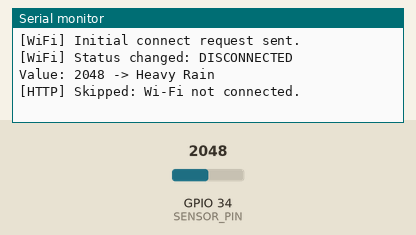
Recording of a sketch running on a simulated ESP32. Parts: the last lines printed to the serial monitor. The test bench sets the inputs (shaded band); at power-on: GPIO 34 (SENSOR_PIN) = 2048. WiFi joins after 1.5 s; servers stay silent unless stated; uploads are accepted with an empty reply.

Above: at 1.5 s.
1.6 s: GPIO 34 (SENSOR_PIN) set to 2138
At 3.1 s:
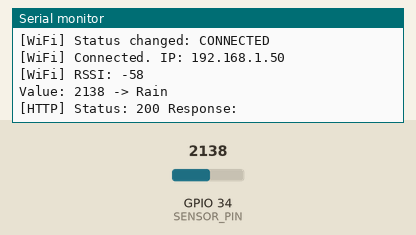
3.3 s: GPIO 34 (SENSOR_PIN) set to 2840
At 3.56 s:
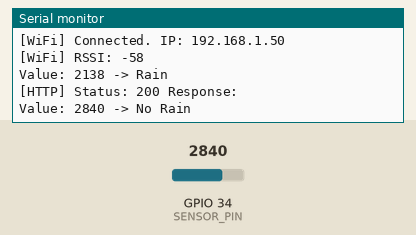

Measured:
- the behaviour switches between 2100 and 2101 on GPIO 34 (SENSOR_PIN) (found by bisection; images 0 and 1)
- after the input at 1.6 s, the serial monitor: prints a new line after 0.81 s (image 1)
- after the input at 3.3 s, the serial monitor: prints a new line after 0.11 s (image 2)

The sketch:

esp32-rain-http.ino
```cpp
/*
  ESP32 + Rain Sensor (analog)
  Direct Wi-Fi HTTP posting to Laravel API.
*/

#include <WiFi.h>
#include <WiFiClientSecure.h>
#include <HTTPClient.h>

const int SENSOR_PIN = 34;

// Wi-Fi credentials
const char* WIFI_SSID = "Sanspenyu";
const char* WIFI_PASSWORD = "ayam1234";

// Laravel API settings
const char* API_URL = "https://aquwatch.org/api/ingest/rain";
const char* SENSOR_TOKEN = "aqw_1f8d7a9b3c4e6f2a91d0b7e5c3a8f6d4b2c9e1a7f3d5b8c0";
const char* SENSOR_ID = "rain-esp32-01";

const uint32_t SAMPLE_INTERVAL_MS = 1000;
const uint32_t WIFI_RETRY_MS = 10000;

uint32_t lastSampleMs = 0;
uint32_t lastWifiRetryMs = 0;
wl_status_t lastWifiStatus = WL_IDLE_STATUS;

const char* wifiStatusText(wl_status_t status) {
  switch (status) {
    case WL_IDLE_STATUS: return "IDLE";
    case WL_NO_SSID_AVAIL: return "NO_SSID_AVAIL";
    case WL_SCAN_COMPLETED: return "SCAN_COMPLETED";
    case WL_CONNECTED: return "CONNECTED";
    case WL_CONNECT_FAILED: return "CONNECT_FAILED";
    case WL_CONNECTION_LOST: return "CONNECTION_LOST";
    case WL_DISCONNECTED: return "DISCONNECTED";
    default: return "UNKNOWN";
  }
}

void connectWifiIfNeeded() {
  wl_status_t status = WiFi.status();

  if (status != lastWifiStatus) {
    Serial.print("[WiFi] Status changed: ");
    Serial.println(wifiStatusText(status));
    lastWifiStatus = status;

    if (status == WL_CONNECTED) {
      Serial.print("[WiFi] Connected. IP: ");
      Serial.println(WiFi.localIP());
      Serial.print("[WiFi] RSSI: ");
      Serial.println(WiFi.RSSI());
    }
  }

  if (status == WL_CONNECTED) {
    return;
  }

  uint32_t now = millis();
  if (now - lastWifiRetryMs < WIFI_RETRY_MS) {
    return;
  }

  lastWifiRetryMs = now;
  Serial.print("[WiFi] Connecting to ");
  Serial.print(WIFI_SSID);
  Serial.print(" (state: ");
  Serial.print(wifiStatusText(status));
  Serial.println(")...");
  WiFi.disconnect(true, false);
  WiFi.begin(WIFI_SSID, WIFI_PASSWORD);
}

const char* classifyRain(int value) {
  if (value > 2800) {
    return "no_rain";
  }
  if (value > 2100) {
    return "rain";
  }
  return "heavy_rain";
}

void postRainReading(int analogValue, const char* intensityLevel) {
  if (WiFi.status() != WL_CONNECTED) {
    Serial.println("[HTTP] Skipped: Wi-Fi not connected.");
    return;
  }

  WiFiClientSecure client;
  client.setInsecure();

  HTTPClient http;
  http.setConnectTimeout(6000);
  http.setTimeout(6000);
  http.begin(client, API_URL);
  http.addHeader("Content-Type", "application/json");
  http.addHeader("Accept", "application/json");
  http.addHeader("X-Sensor-Token", SENSOR_TOKEN);

  String body = "{";
  body += "\"sensor_id\":\"" + String(SENSOR_ID) + "\",";
  body += "\"analog_value\":" + String(analogValue) + ",";
  body += "\"intensity_level\":\"" + String(intensityLevel) + "\"";

  body += "}";

  int statusCode = http.POST(body);
  String response = http.getString();

  Serial.print("[HTTP] Status: ");
  Serial.print(statusCode);
  if (statusCode < 0) {
    Serial.print(" (");
    Serial.print(http.errorToString(statusCode));
    Serial.print(")");
  }
  Serial.print(" Response: ");
  Serial.println(response);

  http.end();
}

void setup() {
  Serial.begin(115200);
  delay(300);
  Serial.println("\n[Boot] ESP32 rain sender starting...");
  Serial.print("[Boot] API URL: ");
  Serial.println(API_URL);

  pinMode(SENSOR_PIN, INPUT);

  WiFi.mode(WIFI_STA);
  WiFi.setAutoReconnect(true);
  WiFi.setSleep(false);
  WiFi.begin(WIFI_SSID, WIFI_PASSWORD);
  Serial.println("[WiFi] Initial connect request sent.");

  lastSampleMs = millis();
}

void loop() {
  connectWifiIfNeeded();

  uint32_t now = millis();
  if (now - lastSampleMs < SAMPLE_INTERVAL_MS) {
    return;
  }

  lastSampleMs = now;

  int total = 0;
  for (int i = 0; i < 10; i++) {
    total += analogRead(SENSOR_PIN);
    delay(10);
  }

  int value = total / 10;
  const char* level = classifyRain(value);

  Serial.print("Value: ");
  Serial.print(value);
  Serial.print(" -> ");

  if (strcmp(level, "no_rain") == 0) {
    Serial.println("No Rain");
  } else if (strcmp(level, "rain") == 0) {
    Serial.println("Rain");
  } else {
    Serial.println("Heavy Rain");
  }

  postRainReading(value, level);
}
```
